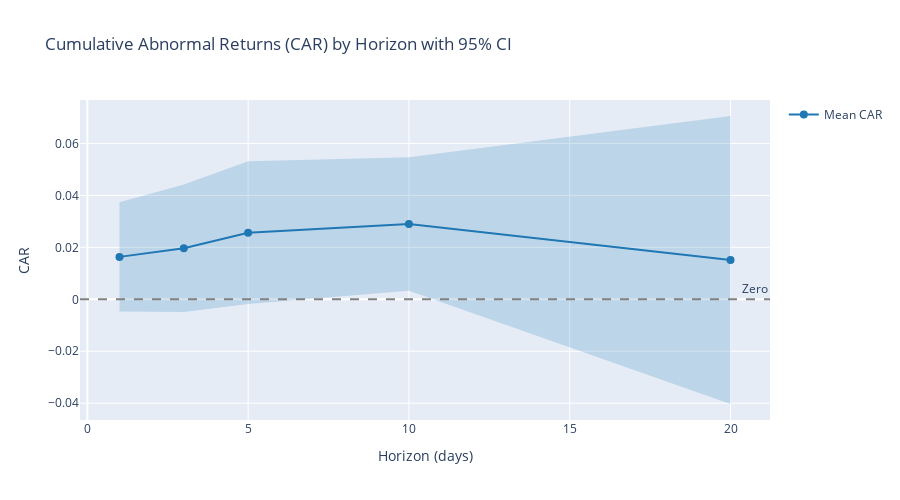

Notebook code for this chart:
### Code cell
# === 7D: CAR Chart with 95% CI ===

if 'ev_outcomes' in globals() and not ev_outcomes.empty and 'car_fwd' in ev_outcomes.columns:
    print("\n--- Generating CAR Chart with 95% CI ---")
    
    # Aggregate CAR by horizon
    car_by_horizon = []
    for H in HORIZONS:
        if H in ev_outcomes['H'].values:
            car_vals = ev_outcomes.loc[ev_outcomes['H'] == H, 'car_fwd'].dropna().values
            if len(car_vals) > 0:
                car_by_horizon.append({
                    'H': H,
                    'mean': np.mean(car_vals),
                    'median': np.median(car_vals),
                    'std': np.std(car_vals, ddof=1),
                    'n': len(car_vals)
                })
    
    if car_by_horizon:
        car_df = pd.DataFrame(car_by_horizon)
        
        # Calculate 95% CI using t-distribution
        from scipy import stats as scipy_stats
        car_df['ci_lower'] = car_df.apply(
            lambda row: row['mean'] - scipy_stats.t.ppf(0.975, row['n']-1) * row['std'] / np.sqrt(row['n']),
            axis=1
        )
        car_df['ci_upper'] = car_df.apply(
            lambda row: row['mean'] + scipy_stats.t.ppf(0.975, row['n']-1) * row['std'] / np.sqrt(row['n']),
            axis=1
        )
        
        # Create CAR chart
        fig = go.Figure()
        
        # Mean CAR line
        fig.add_trace(go.Scatter(
            x=car_df['H'],
            y=car_df['mean'],
            mode='lines+markers',
            name='Mean CAR',
            line=dict(color='#1f77b4', width=2),
            marker=dict(size=8)
        ))
        
        # 95% CI band
        fig.add_trace(go.Scatter(
            x=car_df['H'],
            y=car_df['ci_upper'],
            mode='lines',
            name='95% CI Upper',
            line=dict(color='rgba(31, 119, 180, 0.3)', width=0),
            showlegend=False
        ))
        fig.add_trace(go.Scatter(
            x=car_df['H'],
            y=car_df['ci_lower'],
            mode='lines',
            name='95% CI Lower',
            line=dict(color='rgba(31, 119, 180, 0.3)', width=0),
            fill='tonexty',
            fillcolor='rgba(31, 119, 180, 0.2)',
            showlegend=False
        ))
        
        # Zero line
        fig.add_hline(y=0, line_dash="dash", line_color="gray", annotation_text="Zero")
        
        fig.update_layout(
            title="Cumulative Abnormal Returns (CAR) by Horizon with 95% CI",
            xaxis_title="Horizon (days)",
            yaxis_title="CAR",
            height=500,
            showlegend=True
        )
        
        fig.show()
        
        # Save to artifacts
        artifacts_dir = Path("artifacts")
        artifacts_dir.mkdir(exist_ok=True)
        fig.write_html(str(artifacts_dir / "car_chart.html"))
        try:
            fig.write_image(str(artifacts_dir / "car_chart.png"), width=1200, height=500)
            print(f"✅ CAR chart saved to artifacts/")
        except Exception as e:
            print(f"⚠️ Could not save PNG: {e}")
        
        display(car_df)
    else:
        print("⚠️ No CAR data available for charting")
else:
    print("\nSkipping CAR chart (no forward outcomes with car_fwd)")

### Figure 1 — Plotly figure (JSON) as saved in the notebook; plotly's stock layout.template omitted (floating-point values rounded to 4 significant figures)
{"data": [{"line": {"color": "#1f77b4", "width": 2}, "marker": {"size": 8}, "mode": "lines+markers", "name": "Mean CAR", "type": "scatter", "x": [1, 3, 5, 10, 20], "y": [0.01633, 0.01967, 0.02565, 0.02898, 0.01513]}, {"line": {"color": "rgba(31, 119, 180, 0.3)", "width": 0}, "mode": "lines", "name": "95% CI Upper", "showlegend": false, "type": "scatter", "x": [1, 3, 5, 10, 20], "y": [0.03736, 0.04421, 0.05316, 0.05463, 0.07055]}, {"fill": "tonexty", "fillcolor": "rgba(31, 119, 180, 0.2)", "line": {"color": "rgba(31, 119, 180, 0.3)", "width": 0}, "mode": "lines", "name": "95% CI Lower", "showlegend": false, "type": "scatter", "x": [1, 3, 5, 10, 20], "y": [-0.004709, -0.004871, -0.001856, 0.003336, -0.0403]}], "layout": {"annotations": [{"showarrow": false, "text": "Zero", "x": 1, "xanchor": "right", "xref": "x domain", "y": 0, "yanchor": "bottom", "yref": "y"}], "height": 500, "shapes": [{"line": {"color": "gray", "dash": "dash"}, "type": "line", "x0": 0, "x1": 1, "xref": "x domain", "y0": 0, "y1": 0, "yref": "y"}], "showlegend": true, "title": {"text": "Cumulative Abnormal Returns (CAR) by Horizon with 95% CI"}, "xaxis": {"title": {"text": "Horizon (days)"}}, "yaxis": {"title": {"text": "CAR"}}}}
